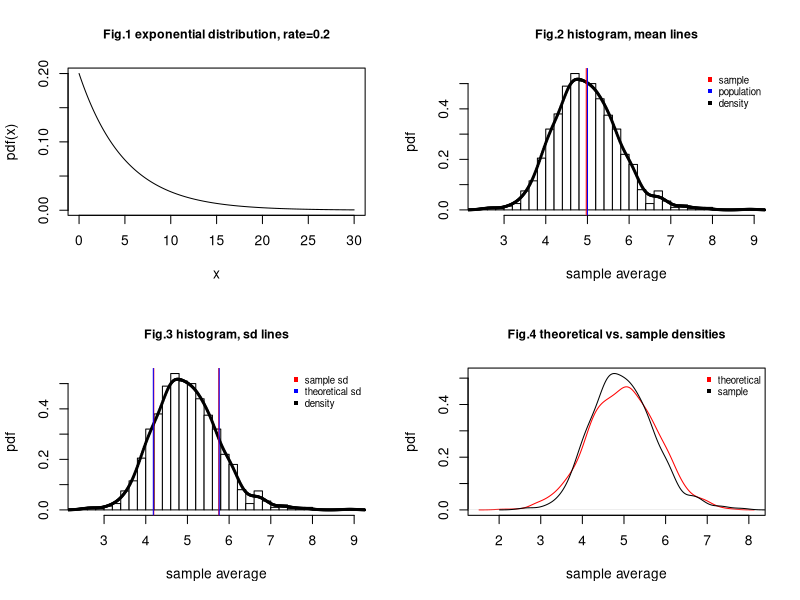
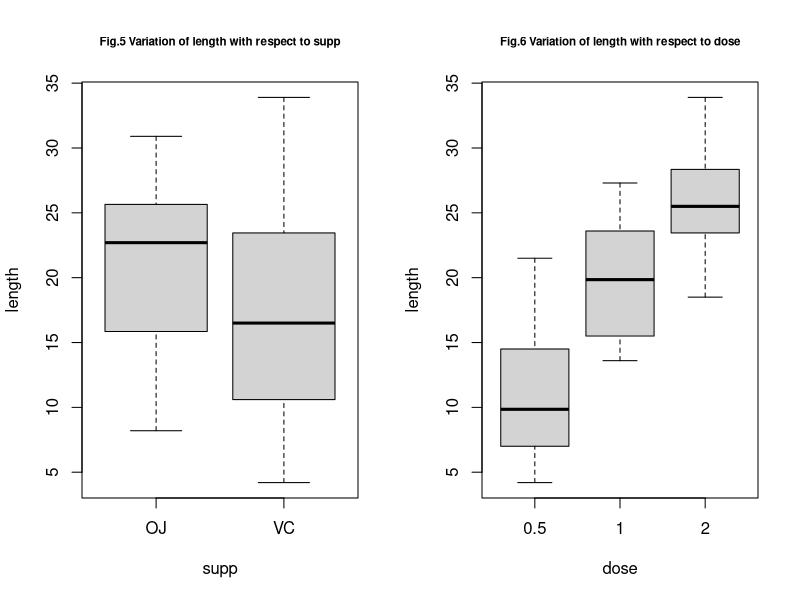

Write R code to recreate these figures, in order.
## ---- chunk 1
knitr::opts_chunk$set(warning = FALSE, message = FALSE)
## ---- chunk 2
## x values for the pdf f(x)
x <- seq(0, 30, length.out=50000)
fx <- dexp(x, rate = 0.2) # pdf of the exponential distribution
## ---- chunk 3
# 1000*40 samples will be taken from the exponential distribution
num_of_samples <- 1000*40
lambda <- 0.2 # rate of the exponential distribution
# 1000*40 sample vector from the exponential distribution
exp_vector <- rexp(n=num_of_samples, rate=lambda)
num_rows <- 1000 # number of rows
num_columns <- 40 # number of columns
# the vector is cast into a 1000x40 matrix
sampling_matrix <- matrix(exp_vector, num_rows, num_columns)
# take the average of each row of the matrix
sample_avg_dist <- apply(sampling_matrix, 1, mean)
## ---- chunk 4
par(mfrow=c(2, 2))
the_cex <- 0.70
main_cex <- 0.90
xlab <- "x"
ylab <- "pdf(x)"
plot(x, fx, xlab=xlab, ylab=ylab, type="l")
title("Fig.1 exponential distribution, rate=0.2", cex.main=main_cex)
# mtext("Fig.1 The pdf of the exponential distribution with rate equal to 0.2.")
# an estimate to the sample average distribution density
the_density <- density(sample_avg_dist)
library(MASS) # the library MASS is loaded
# the histogram of the sample average distribution is produced
truehist(sample_avg_dist, nbins="FD", col="white", xlab="sample average", ylab="pdf")
# the density estimate is added to the plot
points(the_density, pch=20, cex=0.5)
# a red vertical line at the mean of the sample average distribution is added to the plot
abline(v=mean(sample_avg_dist), col="red")
# a blue vertical line at the mean of the exponentially distributed population is added 
# to the plot
abline(v=5, col="blue")
legend("topright", legend=c("sample", "population", "density"), 
col=c("red", "blue", "black"), pch=15, cex = the_cex, bty="n")
title("Fig.2 histogram, mean lines", cex.main=main_cex)
# the histogram of the sample average distribution is produced
truehist(sample_avg_dist, nbins="FD", col="white", xlab="sample average", ylab="pdf")
# the density estimate is added to the plot
points(the_density, pch=20, cex=0.5)
# a red vertical line at sample mean + sample sd
abline(v=mean(sample_avg_dist) + sd(sample_avg_dist), col="red")
# a red vertical line at sample mean - sample sd
abline(v=mean(sample_avg_dist) - sd(sample_avg_dist), col="red")
# a blue vertical line at sample mean + theoretical sd
abline(v=mean(sample_avg_dist) + sqrt(1/(lambda^2)/num_columns), col="blue")
# a blue vertical line at sample mean - theoretical sd
abline(v=mean(sample_avg_dist) - sqrt(1/(lambda^2)/num_columns), col="blue")
legend("topright", legend=c("sample sd", "theoretical sd", "density"), 
       col=c("red", "blue", "black"), pch=15, cex = the_cex, bty="n")
title("Fig.3 histogram, sd lines", cex.main=main_cex)
# the normal distribution predicted by the central limit theorem
theoretical_normal <- rnorm(n=1000, mean=5, sd=((1/lambda)/sqrt(num_columns)))
# the normal densiy predicted by the central limit theorem
theoretical_density <- density(theoretical_normal)
# the maximum value of the y axis
y_max <- max(max(theoretical_density$y), max(the_density$y))
plot(theoretical_density, pch=20, col="red", ylim=c(0, y_max), 
     xlab="sample average", ylab="pdf", main = "")
points(the_density, type="l", col="black")
legend("topright", legend=c("theoretical", "sample"), 
       col=c("red", "black"), pch=15, cex = the_cex, bty="n")
title("Fig.4 theoretical vs. sample densities", cex.main=main_cex)
## ---- chunk 5
library(dplyr)
data_set <- distinct(ToothGrowth)
summary(data_set)
str(data_set)
## ---- chunk 6
with(data_set,{
     par(mfrow=c(1,2))
     boxplot(len ~ supp, xlab="supp", ylab="length", main="Fig.5 Variation of length with respect to supp", cex.main=0.7)
     boxplot(len ~ dose, xlab="dose", ylab="length", main="Fig.6 Variation of length with respect to dose", cex.main=0.7)
     })
## ---- chunk 7
library(dplyr) # load the package dplyr
# OJ supp group is created
group_OJ <- filter(data_set, supp == "OJ")
# VC supp group is created
group_VC <- filter(data_set, supp == "VC")
len_OJ <- group_OJ$len # OJ group lengths
len_VC <- group_VC$len # VC group lengths
# two-sided t test is applied
t_test_supp <- t.test(len_OJ, len_VC, alternative="two.sided", paired=FALSE, var.equal=FALSE)
t_test_supp
## ---- chunk 8
group_05 <- filter(data_set, dose==0.5)
group_1 <- filter(data_set, dose==1.0)
len_05 <- group_05$len
len_1 <- group_1$len
t_test_dose <- t.test(len_1, len_05, alternative = "greater", paired=FALSE,
                      var.equal=FALSE)
p_value_dose1 <- t_test_dose$p.value
t_test_dose
## ---- chunk 9
group_2 <- filter(data_set, dose==2.0)
len_2 <- group_2$len
t_test_dose2 <- t.test(len_2, len_1, alternative = "greater", paired=FALSE,
                      var.equal=FALSE)
p_value_dose2 <- t_test_dose2$p.value
t_test_dose2
